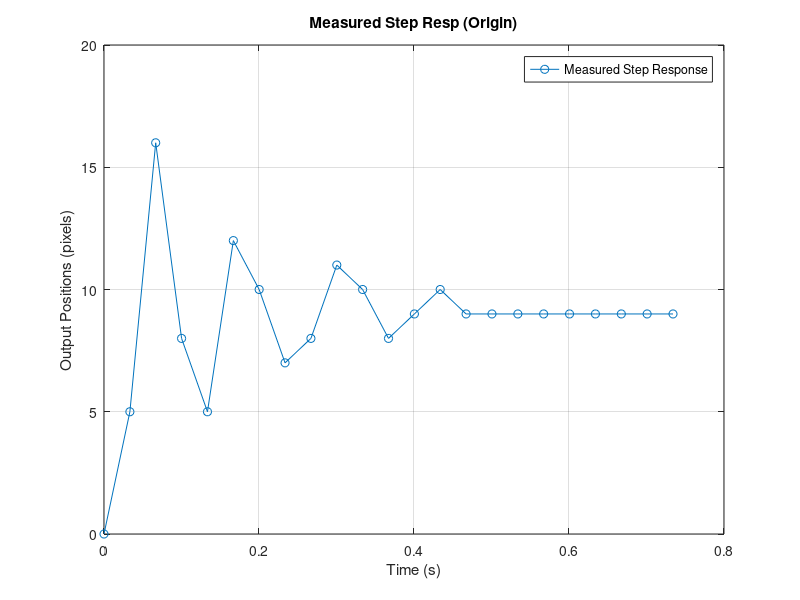
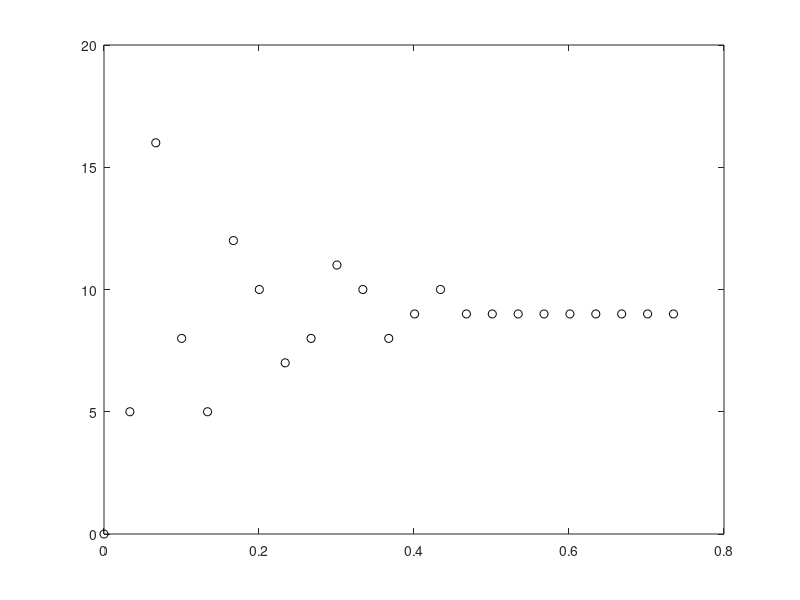

MATLAB code for these plots, in order: (Note: this script raises an error after producing the figures.)
close all; clear all;

Ts_sec = 33.4/1000; %sec
t_x_sec = [0, 33.4, 66.7, 100.1, 133.5, 166.9, 200.2, 233.6, 267.0, 300.4, 333.7, 367.1, 400.5, 433.8, 467.2, 500.6, 534.0, 567.3, 600.7, 634.1, 667.5, 700.8, 734.2]/1000;  % secst

pos_y_pixels = [0, 5, 16, 8, 5, 12, 10, 7, 8, 11, 10, 8, 9, 10, 9, 9, 9, 9, 9, 9, 9, 9, 9].';

input_step_rt = 110; %counts

figure(1)
plot(t_x_sec, pos_y_pixels, 'o-', 'DisplayName', 'Measured Step Response');
xlabel('Time (s)');
ylabel('Output Positions (pixels)');
title('Measured Step Resp (Origin)');
legend('Location','Best');
grid on;
%hold on;


u = input_step_rt * ones(length(pos_y_pixels), 1); % step input
data = iddata(pos_y_pixels, u, Ts_sec); % Identification dataset
t = (0 : length(pos_y_pixels)-1)* Ts_sec; % time vector in SECONDS for the non-delayed data
%t

figure(2)
% --- Compare with measured step response ---
plot(t, pos_y_pixels, 'ko', 'DisplayName', 'Measured Data(c2d)');
hold on;

sys_C22 = tfest(data, 2, 2); % continuous time controller
sys_D22 = c2d(sys_C22, Ts_sec, 'zoh') % discrete time controller
[plant_num, plant_den] = tfdata(sys_D22, 'v'); 
[y_model, t_model] = step(input_step_rt * sys_D22, t_x_sec(end));
%
plot(t_model, y_model, '-', 'DisplayName', 'Model - 2p2z');

xlabel('Time (s)');
ylabel('Output Positions (pixels)');
title('Measured Data vs My Model (Negelect Delay)');
legend('Location','Best');
grid on;

%%

figure(3)
rlocus(sys_D22);grid on;axis equal;

figure(4)
bode(sys_D22)

figure(5)
nyquist(sys_D22)

%%
%{
ζ = zeta: damping ratio
Tr: rise time = 1.8/ omega_n, for zeta = 0.5
Tp: peak time = pi/ (omega_n * sqrt(1 - zeta^2))
Ts: settling time = 4/ (zeta* omeaga_n)
Mp: overshoot = exp(- pi* zeta / ( sqrt(1 - zeta^2)))

r: magnitude = exp(- zeta* omega_n* T)
theta: phase = omega_n* T* ( sqrt(1 - zeta^2))
THEN, 
zeta = -ln(r)/(sqrt(theta^2 + (ln(r))^2)
omega_n = 1/T * (sqrt(theta^2 + (ln(r))^2)
tau: time constant = 1/(zeta* omega_n) = -T/ln(r)
%}

%% Get step response charateristic

StepINFO = stepinfo(y_model,t_model)

Mp = StepINFO.Overshoot;
Tsettling = StepINFO.SettlingTime;
Tr = StepINFO.RiseTime;

y_final = y_model(end)

%% Controller Design

%{
sys_C22 = tfest(data, 2, 2); % continuous time controller
step_sys_D22 = c2d(sys_C22, Ts_sec, 'zoh') % discrete time controller
[y_model, t_model] = step(input_step_rt * step_sys_D22, t_x_sec(end));
%}

s = tf('s');
z = tf('z', Ts_sec);
Gp = sys_D22; % plant

%% PI/ PID controller
Kp = 1;
Ki = 1;
Kd = 4;

sys_Dpid = Kp + Ki*Ts_sec/(z-1) + Kd/Ts_sec*((z-1)/z) % discrete time controller

Gc = sys_Dpid; % controller

OL = Gp*Gc
%pole(OL)
%pole(minreal(OL))

%% Lead Controller
Gp = sys_D22; % plant

pld = 0.35;
zld = 0.75;
plg = 0.995;
zlg= 0.9;
K = 0.003;

Gc = K *(((z-pld)*(z-plg)) /((z-zld) * (z-zlg)));

OL = Gp*Gc

%%

figure(6)
rlocus(OL);grid on;axis equal;

%%
figure(18)
rlocus(OL);grid on;axis equal;

%%
figure(7)
bode(OL);grid on;

%%
figure(8)
nyquist(OL);grid on;

%%

CL_r2u = feedback(Gc, Gp) % r->u -- <=200 counts
CL_r2y = feedback(Gp*Gc, 1) % r->y -- 9 pixels


figure(9)
step(9 * CL_r2u, t_x_sec(end))
figure(10)
step(9 * CL_r2y, t_x_sec(end))
%plot(ut, u, '-', 'DisplayName', sprintf('CL_r2u; PI; Kp = %.3f; Ki = %.3f; Kd = %.3f', Kp, Ki, Kd));
%plot(ut, u, '-', 'DisplayName', sprintf('CL_r2u; PI; Kp = %.3f; Ki = %.3f; Kd = %.3f', Kp, Ki, Kd));

%xlabel('Time (s)');
%ylabel('Output Positions (pixels)');
%title('Step Response PID Controller');
%legend('Location','Best');grid on;

%stepinfo(y_pid,t_pid)